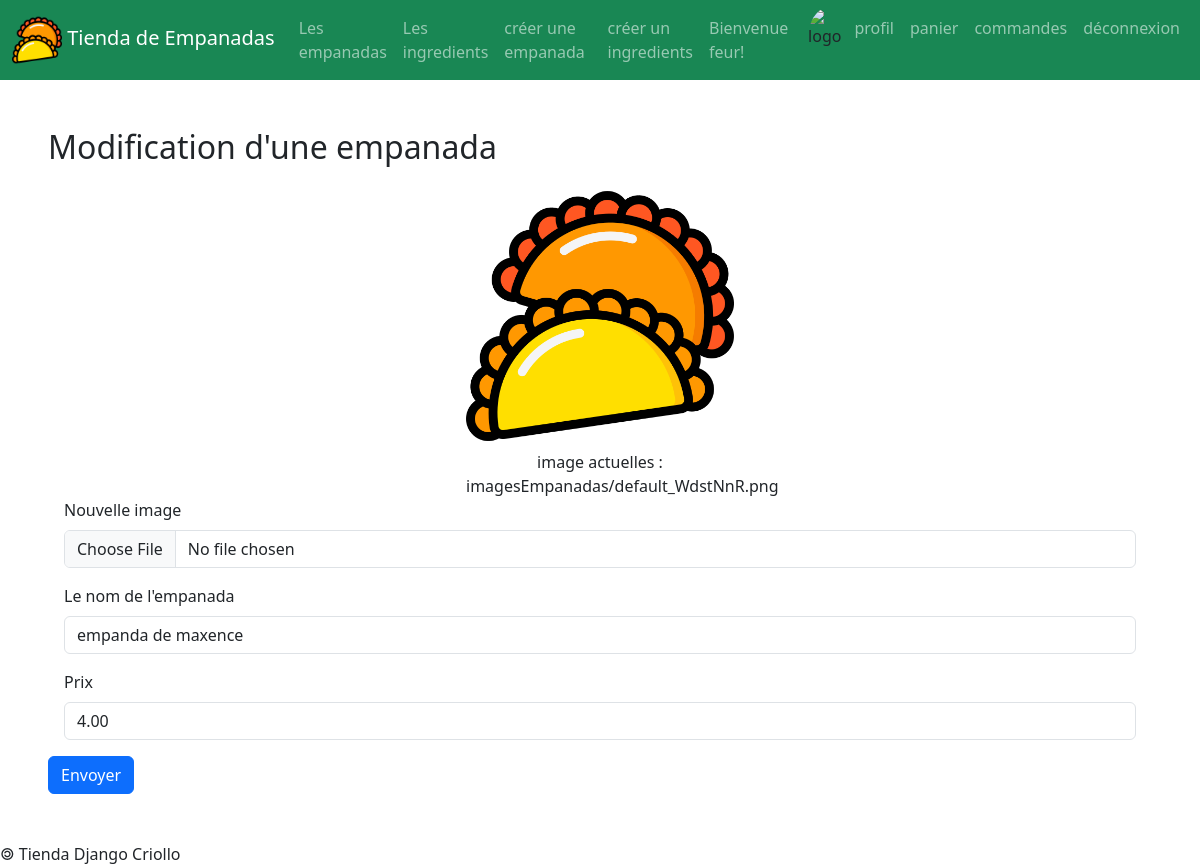
Screenshot of /empanadas/3/update/ (signed in) with the database file from the repository.
### empanadas/models.py (models this page shows, shortened)
class Empanada(models.Model):
    idEmpanada = models.AutoField( primary_key = True )
    nomEmpanada = models.CharField( max_length = 50 )
    prix = models.DecimalField( max_digits = 6, decimal_places = 2 )
    image = models.ImageField(default="imagesEmpanadas/default.png", upload_to='imagesEmpanadas/')

### empanadas/views.py (the view)
# urls.py: path('empanadas/<int:empanada_id>/update/', views.afficherFormulaireModificationEmpanada),
def afficherFormulaireModificationEmpanada(request, empanada_id):
    if not request.user.is_staff:
        if request.user.is_authenticated:
            return redirect('/empanadas')
        else:
            return redirect('/login')
    laEmpanada = Empanada.objects.get( idEmpanada = empanada_id )
    return render (
        request,
        'empanadas/formulaireModificationEmpanada.html',
        { 'empanada' : laEmpanada }
    )

### empanadas/templates/empanadas/formulaireModificationEmpanada.html (shortened to what this page needs)
{% extends 'empanadas/base.html' %}
{% block main %}
<h2> Modification d'une empanada </h2>
<form action="/empanadas/{{empanada.idEmpanada}}/updated/" method="post" enctype="multipart/form-data">
	<div class="m-3">
		<figure class="w-25 text-center m-auto">
			<img src="{{MEDIA_URL}}{{empanada.image}}" class="img-fluid"/>
			<figcaption>
				image actuelles : {{empanada.image}}
			</figcaption>
		</figure>
		<label
			for="id_image"
			class="form-label"
		>
			Nouvelle image
		</label>
		<input
			id="id_image"
			name="image"
			type="file"
			accept="image/*"
			class="form-control"
		/>
	</div>
	<div class="m-3">
		<label
			for="id_nomEmpanada"
			class="form-label"
		>
			Le nom de l'empanada
		</label>
		<input
			id="id_nomEmpanada"
			name="nomEmpanada"
			type="text"
			value="{{empanada.nomEmpanada}}"
			maxlength="50"
			required
			class="form-control"
		/>
	</div>
	<div class="m-3">
		<label
			for="id_prix"
			class="form-label"
		>
			Prix
		</label>
		<input
			id="id_prix"
			name="prix"
			value="{{empanada.prix}}"
			type="number"
			step="any"
			required
			class="form-control"
		/>
	</div>
	<button
		type="submit"
		class="btn btn-primary"
	>
		Envoyer
	</button>
</form>
{% endblock %}

### comptes/templates/comptes/menuStaff.html (shortened to what this page needs)
{% load static %}
<nav class="navbar navbar-expand-lg navbar-dark bg-success">
	<div class="container-fluid">
		<a class="navbar-brand" href="/empanadas">
			<img
				src="{% static 'empanadas/img/ico.png' %}"
				alt="logo"
			/>
			Tienda de Empanadas
		</a>
		<div id="navbarText" class="collapse navbar-collapse">
			<ul class="navbar-nav me-auto mb-2 mb-lg-0">
				<li class="nav-item">
					<a
						class="nav-link"
						href="/empanadas"
					>
						Les empanadas
					</a>
				</li>
				<li class="nav-item">
					<a
						class="nav-link"
						href="/ingredients"
					>
						Les ingredients
					</a>
				</li>
				<li class="nav-item">
					<a
						class="nav-link"
						href="/empanadas/add"
					>
						créer une empanada
					</a>
				</li>
				<li class="nav-item">
					<a
						class="nav-link"
						href="/ingredients/add"
					>
						créer un ingredients
					</a>
				</li>
			</ul>
			<ul class="navbar-nav">
				<li class="nav-item d-flex flex-row">
					<span class="nav-link">
						Bienvenue {{user}}!
					</span>
					<img src="{{MEDIA_URL}}{{user.image}}" class="rounded-circle" alt="logo"/>
				</li>
				<li class="nav-item">
					<a class="nav-link" href="/user/update/">
						profil
					</a>
				</li>
				<li class="nav-item">
					<a class="nav-link" href="/cart">
						panier
					</a>
				</li>
				<li class="nav-item">
					<a class="nav-link" href="#">
						commandes
					</a>
				</li>
				<li class="nav-item">
					<a class="nav-link" href="/logout">
						déconnexion
					</a>
				</li>
			</ul>
		</div>
	</div>
</nav>

### empanadas/static/empanadas/css/style.css (style rules this page uses)
body { overflow-x: hidden; }
img[alt="logo"] { width: 50px; }

### rows the page displays
Empanada: image (placeholder picture), image "imagesEmpanadas/default_WdstNnR.png", nomEmpanada "empanda de maxence", prix "4.00"

### other values shown
{{ user }} "feur"
